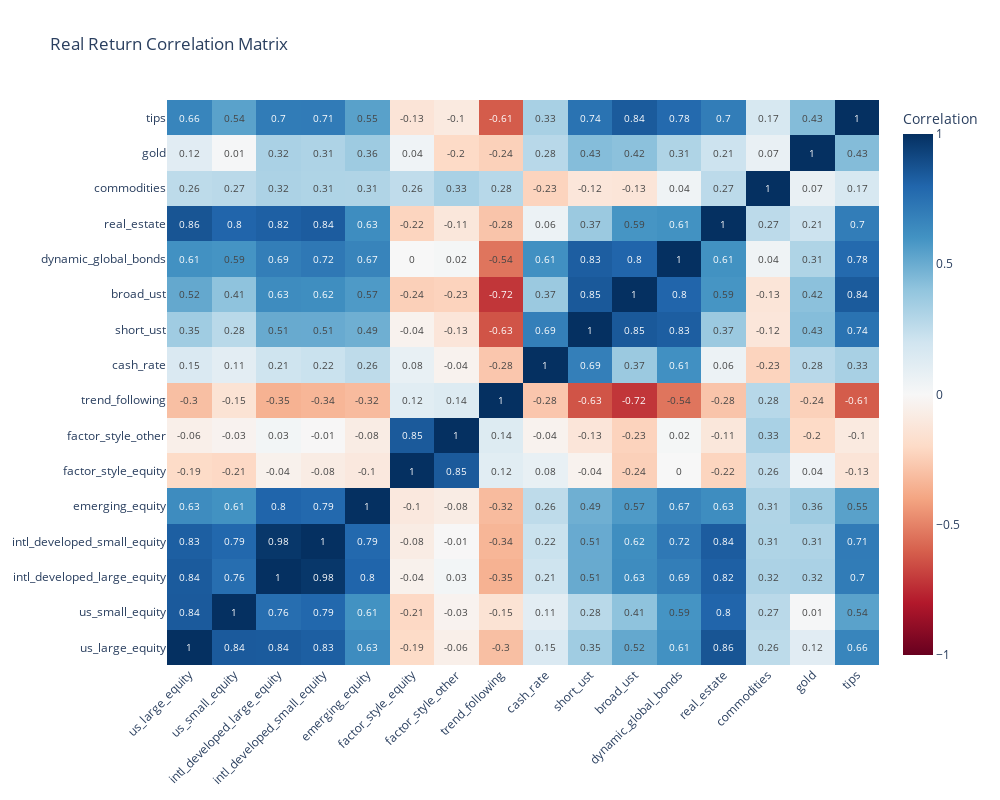

Notebook source saved alongside this figure:
### Markdown cell above
## 9. Correlation Analysis

### Code cell
# Calculate correlation matrix for real returns
correlation_matrix = real_returns_df.corr()

# Create a heatmap
fig = go.Figure(data=go.Heatmap(
    z=correlation_matrix.values,
    x=correlation_matrix.columns,
    y=correlation_matrix.index,
    colorscale='RdBu',
    zmid=0,
    text=correlation_matrix.round(2).values,
    texttemplate='%{text}',
    textfont={"size": 10},
    colorbar=dict(title="Correlation")
))

fig.update_layout(
    title="Real Return Correlation Matrix",
    xaxis_tickangle=-45,
    width=1000,
    height=800
)

fig.show()

# Show highest and lowest correlations
# Get upper triangle of correlation matrix
mask = np.triu(np.ones_like(correlation_matrix, dtype=bool), k=1)
upper_triangle = correlation_matrix.where(mask)

# Flatten and sort
correlations = upper_triangle.stack()
correlations = correlations[correlations != 1.0]  # Remove diagonal

print("\n🔝 Highest Correlations:")
print(correlations.nlargest(5).round(3))

print("\n🔻 Lowest Correlations:")
print(correlations.nsmallest(5).round(3))

### Figure 1 — Plotly figure (JSON) as saved in the notebook; plotly's stock layout.template omitted (floating-point values rounded to 4 significant figures; data arrays with more than 128 entries replaced by an {"elided": "..."} marker saying what was removed)
{"data": [{"colorbar": {"title": {"text": "Correlation"}}, "colorscale": [[0, "rgb(103,0,31)"], [0.1, "rgb(178,24,43)"], [0.2, "rgb(214,96,77)"], [0.3, "rgb(244,165,130)"], [0.4, "rgb(253,219,199)"], [0.5, "rgb(247,247,247)"], [0.6, "rgb(209,229,240)"], [0.7, "rgb(146,197,222)"], [0.8, "rgb(67,147,195)"], [0.9, "rgb(33,102,172)"], [1, "rgb(5,48,97)"]], "text": {"elided": "16x16 float values"}, "textfont": {"size": 10}, "texttemplate": "%{text}", "type": "heatmap", "x": ["us_large_equity", "us_small_equity", "intl_developed_large_equity", "intl_developed_small_equity", "emerging_equity", "factor_style_equity", "factor_style_other", "trend_following", "cash_rate", "short_ust", "broad_ust", "dynamic_global_bonds", "real_estate", "commodities", "gold", "tips"], "y": ["us_large_equity", "us_small_equity", "intl_developed_large_equity", "intl_developed_small_equity", "emerging_equity", "factor_style_equity", "factor_style_other", "trend_following", "cash_rate", "short_ust", "broad_ust", "dynamic_global_bonds", "real_estate", "commodities", "gold", "tips"], "z": {"elided": "16x16 float values"}, "zmid": 0}], "layout": {"height": 800, "title": {"text": "Real Return Correlation Matrix"}, "width": 1000, "xaxis": {"tickangle": -45}}}
